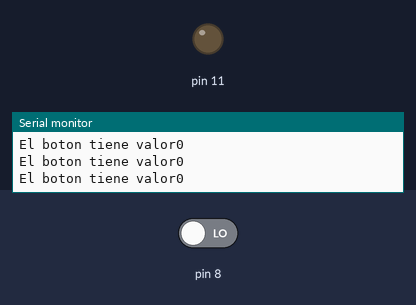
A sketch run on a simulated Arduino Uno, built with avr-gcc and run on an emulated ATmega328P. Shown: output pins drawn as LEDs (lit = HIGH), the last lines printed to the serial monitor. Inputs (shaded band) come from the test bench; at power-on: pin 8 LOW.

Above: at 3.2 s.
3.3 s: pin 8 driven HIGH
At 4.3 s:
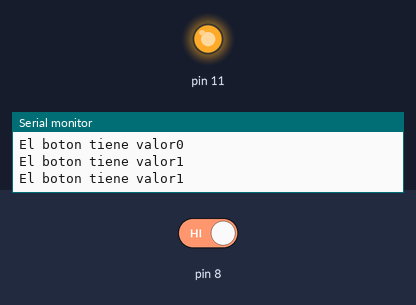
5.0 s: pin 8 driven LOW
At 5.5 s:
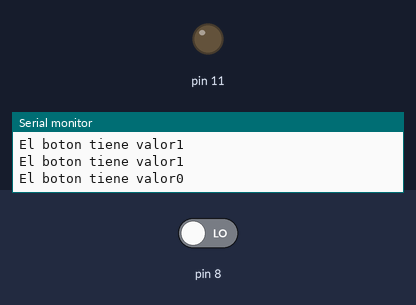
Timing chart, 0 to 8.0 s (numbered marks = the images above; inputs shaded):
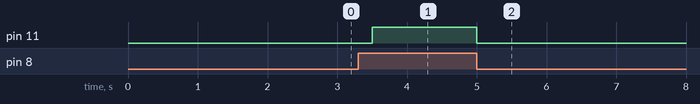

The sketch:

Uso_de_el_monitor_serial_de_arduino.ino
```cpp
int boton = 0;
void setup() {
  // put your setup code here, to run once:
  pinMode(8, INPUT);
  pinMode(11, OUTPUT);
  Serial.begin(9600);
  delay(2000);
}

void loop() {
  // put your main code here, to run repeatedly:
  Serial.print("El boton tiene valor");
  boton = digitalRead(8);
  Serial.println(boton);
  digitalWrite(11, boton);
  delay(500);
}
```

Measured:
- after the input at 3.3 s, pin 11: LOW → HIGH after 0.20 s
- after the input at 5.0 s, pin 11: HIGH → LOW at once
